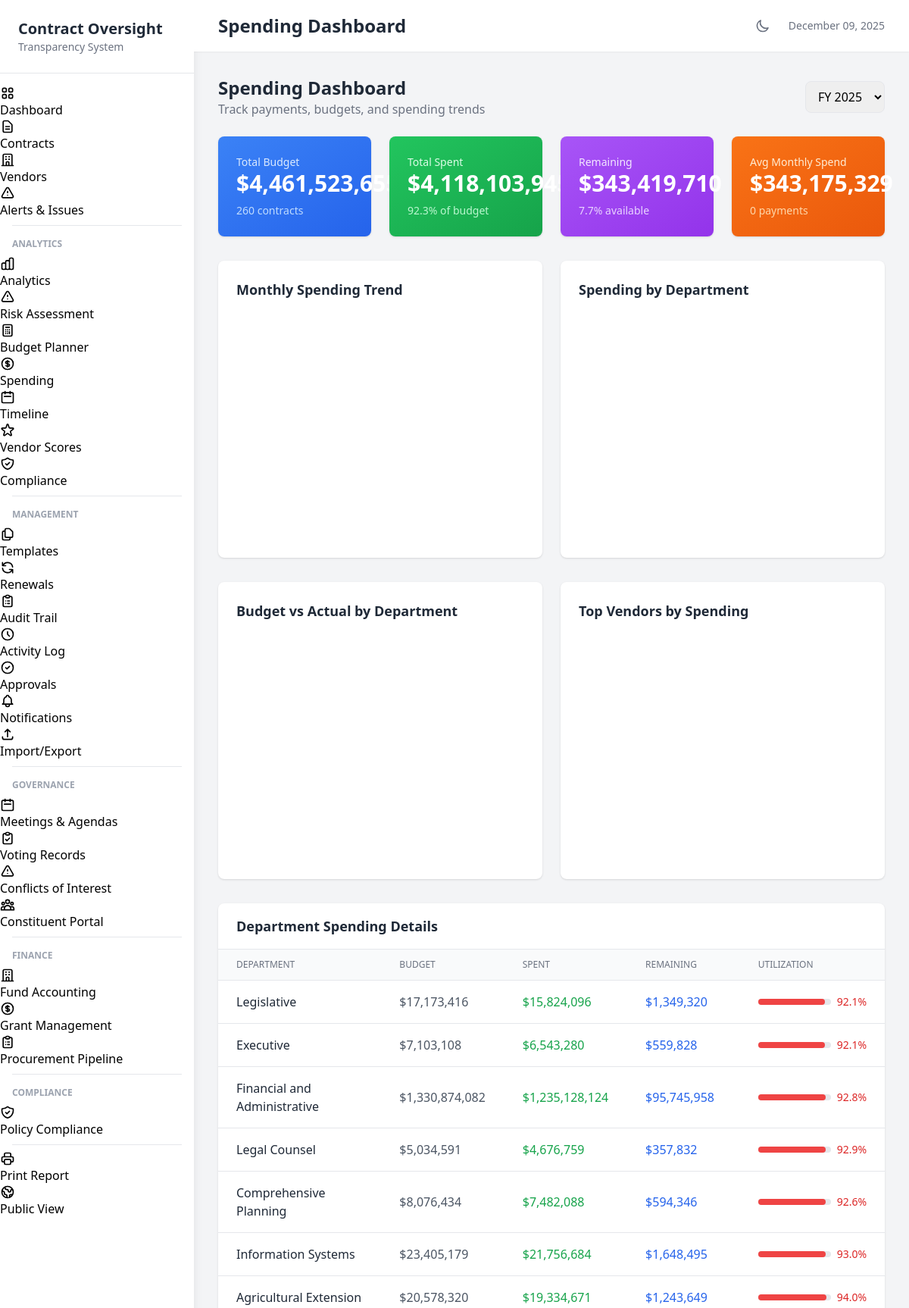
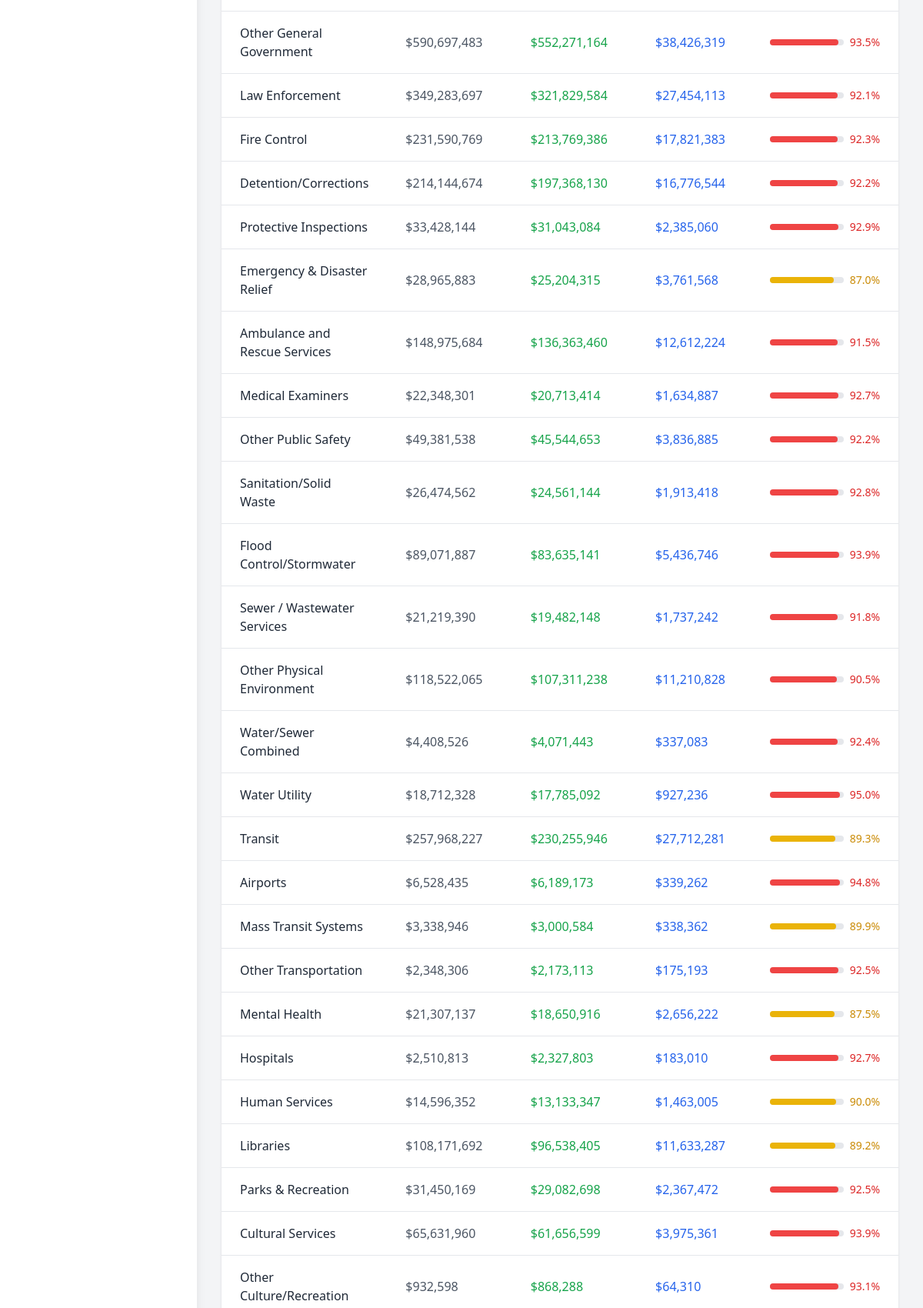
/spending (upper part), run on the app's committed database (2 pictures, top to bottom).
### tables this page shows
CREATE TABLE contracts (
                contract_id TEXT PRIMARY KEY,
                contract_number TEXT,
                title TEXT NOT NULL,
                description TEXT,
                contract_type TEXT,
                department TEXT,
                fiscal_year TEXT,
                vendor_id TEXT,
                vendor_name TEXT,

                -- Financials
                original_amount REAL DEFAULT 0,
                current_amount REAL DEFAULT 0,
                total_paid REAL DEFAULT 0,
                remaining_balance REAL DEFAULT 0,

                -- Dates
                solicitation_date TEXT,
                award_date TEXT,
                start_date TEXT,
                original_end_date TEXT,
                current_end_date TEXT,
                actual_end_date TEXT,

                -- Status tracking
                status TEXT DEFAULT 'Draft',
                phase TEXT DEFAULT 'Planning',
                percent_complete REAL DEFAULT 0,

                -- Scoring
                performance_score REAL DEFAULT 50,
                cost_variance_score REAL DEFAULT 50,
                schedule_variance_score REAL DEFAULT 50,
                compliance_score REAL DEFAULT 50,
                overall_health_score REAL DEFAULT 50,
                risk_level TEXT DEFAULT 'Medium',

                -- Procurement info
                procurement_method TEXT,
                bid_count INTEGER DEFAULT 0,
                justification TEXT,

                -- Board/Council info
                board_approval_date TEXT,
                board_resolution TEXT,
                council_district TEXT,
                school_zone TEXT,

                -- Location
                project_location TEXT,
                latitude REAL,
                longitude REAL,

                -- Flags
                has_change_orders INTEGER DEFAULT 0,
                change_order_count INTEGER DEFAULT 0,
                total_change_order_amount REAL DEFAULT 0,
                is_emergency INTEGER DEFAULT 0,
                is_sole_source INTEGER DEFAULT 0,
                requires_insurance INTEGER DEFAULT 1,
                insurance_verified INTEGER DEFAULT 0,
                requires_bond INTEGER DEFAULT 0,
                bond_verified INTEGER DEFAULT 0,

                notes TEXT,
                created_at TEXT DEFAULT CURRENT_TIMESTAMP,
                updated_at TEXT DEFAULT CURRENT_TIMESTAMP,
                created_by TEXT,
                is_deleted INTEGER DEFAULT 0,

                FOREIGN KEY (vendor_id) REFERENCES vendors(vendor_id)
            );

### web/app.py (the view)
@app.route('/spending')
def spending_dashboard():
    global current_contracts
    if current_contracts is None:
        load_data()
    df = current_contracts
    year = request.args.get('year', datetime.now().year)
    fiscal_years = list(range(datetime.now().year - 2, datetime.now().year + 2))
    total_budget = float(df['current_amount'].sum())
    total_spent = float(df['total_paid'].sum())
    summary = {
        'total_budget': total_budget,
        'total_spent': total_spent,
        'remaining': total_budget - total_spent,
        'spent_pct': (total_spent / total_budget * 100) if total_budget > 0 else 0,
        'total_contracts': len(df),
        'avg_monthly': total_spent / 12,
        'payment_count': 0  # Will calculate from payments
    }
    monthly_spending = []
    cumulative = 0
    for i in range(12):
        month_name = (datetime(int(year), 1, 1) + timedelta(days=30*i)).strftime('%b')
        amount = total_spent / 12 * (1 + np.random.uniform(-0.3, 0.3))
        cumulative += amount
        monthly_spending.append({
            'month': month_name,
            'amount': amount,
            'cumulative': cumulative
        })
    department_spending = []
    department_breakdown = []
    if 'department' in df.columns:
        for dept in df['department'].unique():
            dept_df = df[df['department'] == dept]
            budget = float(dept_df['current_amount'].sum())
            spent = float(dept_df['total_paid'].sum())
            department_spending.append({
                'name': dept,
                'spent': spent
            })
            department_breakdown.append({
                'name': dept,
                'budget': budget,
                'spent': spent,
                'remaining': budget - spent,
                'utilization': (spent / budget * 100) if budget > 0 else 0,
                'contract_count': len(dept_df)
            })
    top_vendors = []
    if current_vendors is not None:
        for _, vendor in current_vendors.iterrows():
            contracts = db.get_vendor_contracts(vendor['vendor_id'])
            total = sum(c.get('total_paid', 0) or 0 for c in contracts)
            if total > 0:
                top_vendors.append({
                    'name': vendor.get('vendor_name', vendor.get('name', 'Unknown')),
                    'spent': total
                })
        top_vendors.sort(key=lambda x: x['spent'], reverse=True)
    recent_payments = []
    for _, row in df.iterrows():
        payments = db.get_payments(row['contract_id'])
        for p in payments:
            p['contract_title'] = row['title']
            p['contract_id'] = row['contract_id']
            p['vendor_name'] = row.get('vendor_name', 'Unknown')
            recent_payments.append(p)
    recent_payments.sort(key=lambda x: x.get('payment_date', ''), reverse=True)
    summary['payment_count'] = len(recent_payments)
    return render_template('spending.html',
                          summary=summary,
                          monthly_spending=monthly_spending,
                          department_spending=department_spending,
                          department_breakdown=department_breakdown,
                          top_vendors=top_vendors[:10],
                          recent_payments=recent_payments[:20],
                          fiscal_years=fiscal_years,
                          current_year=int(year),
                          title='Spending Dashboard')

### src/database.py (called while the page is built)
    def _get_connection(self):
        conn = sqlite3.connect(str(self.db_path))
        conn.row_factory = sqlite3.Row
        return conn

    def get_vendor_contracts(self, vendor_id: str) -> List[Dict]:
        conn = self._get_connection()
        cursor = conn.cursor()
        cursor.execute("""
            SELECT * FROM contracts
            WHERE vendor_id = ? AND is_deleted = 0
            ORDER BY start_date DESC
        """, (vendor_id,))
        rows = cursor.fetchall()
        conn.close()
        return [dict(row) for row in rows]

    def get_payments(self, contract_id: str) -> List[Dict]:
        conn = self._get_connection()
        cursor = conn.cursor()
        cursor.execute("""
            SELECT * FROM payments
            WHERE contract_id = ?
            ORDER BY payment_date DESC
        """, (contract_id,))
        rows = cursor.fetchall()
        conn.close()
        return [dict(row) for row in rows]

### web/app.py (called while the page is built)
@app.context_processor
def inject_globals():
    return {
        'now': datetime.now
    }

### web/templates/spending.html (shortened to what this page needs)
{% extends "base.html" %}
{% block content %}
<div class="flex items-center justify-between mb-6">
    <div>
        <h1 class="text-2xl font-bold text-gray-800 dark:text-white">Spending Dashboard</h1>
        <p class="text-gray-500 dark:text-gray-400">Track payments, budgets, and spending trends</p>
    </div>
    <div class="flex space-x-3">
        <select id="fiscalYear" onchange="updateSpending()" class="px-3 py-2 border rounded-lg dark:bg-gray-700 dark:border-gray-600 dark:text-white">
            {% for year in fiscal_years %}
            <option value="{{ year }}" {% if year == current_year %}selected{% endif %}>FY {{ year }}</option>
            {% endfor %}
        </select>
    </div>
</div>
<div class="grid grid-cols-1 md:grid-cols-4 gap-6 mb-8">
    <div class="bg-gradient-to-br from-blue-500 to-blue-600 rounded-lg shadow p-6 text-white">
        <p class="text-blue-100 text-sm">Total Budget</p>
        <p class="text-3xl font-bold">${{ '{:,.0f}'.format(summary.total_budget) }}</p>
        <p class="text-blue-200 text-sm mt-2">{{ summary.total_contracts }} contracts</p>
    </div>
    <div class="bg-gradient-to-br from-green-500 to-green-600 rounded-lg shadow p-6 text-white">
        <p class="text-green-100 text-sm">Total Spent</p>
        <p class="text-3xl font-bold">${{ '{:,.0f}'.format(summary.total_spent) }}</p>
        <p class="text-green-200 text-sm mt-2">{{ '{:.1f}'.format(summary.spent_pct) }}% of budget</p>
    </div>
    <div class="bg-gradient-to-br from-purple-500 to-purple-600 rounded-lg shadow p-6 text-white">
        <p class="text-purple-100 text-sm">Remaining</p>
        <p class="text-3xl font-bold">${{ '{:,.0f}'.format(summary.remaining) }}</p>
        <p class="text-purple-200 text-sm mt-2">{{ '{:.1f}'.format(100 - summary.spent_pct) }}% available</p>
    </div>
    <div class="bg-gradient-to-br from-orange-500 to-orange-600 rounded-lg shadow p-6 text-white">
        <p class="text-orange-100 text-sm">Avg Monthly Spend</p>
        <p class="text-3xl font-bold">${{ '{:,.0f}'.format(summary.avg_monthly) }}</p>
        <p class="text-orange-200 text-sm mt-2">{{ summary.payment_count }} payments</p>
    </div>
</div>
<div class="grid grid-cols-1 lg:grid-cols-2 gap-6 mb-8">
    <div class="bg-white dark:bg-gray-800 rounded-lg shadow p-6">
        <h3 class="text-lg font-semibold text-gray-800 dark:text-white mb-4">Monthly Spending Trend</h3>
        <div id="monthlyChart" style="height: 300px;"></div>
    </div>
    <div class="bg-white dark:bg-gray-800 rounded-lg shadow p-6">
        <h3 class="text-lg font-semibold text-gray-800 dark:text-white mb-4">Spending by Department</h3>
        <div id="departmentChart" style="height: 300px;"></div>
    </div>
</div>
<div class="grid grid-cols-1 lg:grid-cols-2 gap-6 mb-8">
    <div class="bg-white dark:bg-gray-800 rounded-lg shadow p-6">
        <h3 class="text-lg font-semibold text-gray-800 dark:text-white mb-4">Budget vs Actual by Department</h3>
        <div id="budgetActualChart" style="height: 300px;"></div>
    </div>
    <div class="bg-white dark:bg-gray-800 rounded-lg shadow p-6">
        <h3 class="text-lg font-semibold text-gray-800 dark:text-white mb-4">Top Vendors by Spending</h3>
        <div id="vendorChart" style="height: 300px;"></div>
    </div>
</div>
<div class="bg-white dark:bg-gray-800 rounded-lg shadow mb-8">
    <div class="px-6 py-4 border-b dark:border-gray-700">
        <h3 class="text-lg font-semibold text-gray-800 dark:text-white">Department Spending Details</h3>
    </div>
    <div class="overflow-x-auto">
        <table class="min-w-full divide-y divide-gray-200 dark:divide-gray-700">
            <thead class="bg-gray-50 dark:bg-gray-700">
                <tr>
                    <th class="px-6 py-3 text-left text-xs font-medium text-gray-500 dark:text-gray-300 uppercase">Department</th>
                    <th class="px-6 py-3 text-left text-xs font-medium text-gray-500 dark:text-gray-300 uppercase">Budget</th>
                    <th class="px-6 py-3 text-left text-xs font-medium text-gray-500 dark:text-gray-300 uppercase">Spent</th>
                    <th class="px-6 py-3 text-left text-xs font-medium text-gray-500 dark:text-gray-300 uppercase">Remaining</th>
                    <th class="px-6 py-3 text-left text-xs font-medium text-gray-500 dark:text-gray-300 uppercase">Utilization</th>
                </tr>
            </thead>
            <tbody class="divide-y divide-gray-200 dark:divide-gray-700">
                {% for dept in department_breakdown %}
                <tr class="hover:bg-gray-50 dark:hover:bg-gray-700">
                    <td class="px-6 py-4 font-medium text-gray-800 dark:text-white">{{ dept.name }}</td>
                    <td class="px-6 py-4 text-gray-600 dark:text-gray-300">${{ '{:,.0f}'.format(dept.budget) }}</td>
                    <td class="px-6 py-4 text-green-600 font-medium">${{ '{:,.0f}'.format(dept.spent) }}</td>
                    <td class="px-6 py-4 text-blue-600">${{ '{:,.0f}'.format(dept.remaining) }}</td>
                    <td class="px-6 py-4">
                        <div class="flex items-center">
                            <div class="w-24 bg-gray-200 dark:bg-gray-600 rounded-full h-2 mr-2">
                                <div class="h-2 rounded-full
                                    {% if dept.utilization > 90 %}bg-red-500
                                    {% elif dept.utilization > 75 %}bg-yellow-500
                                    {% else %}bg-green-500{% endif %}"
                                    style="width: {{ dept.utilization }}%"></div>
                            </div>
                            <span class="text-sm {% if dept.utilization > 90 %}text-red-600{% elif dept.utilization > 75 %}text-yellow-600{% else %}text-green-600{% endif %}">
                                {{ '{:.1f}'.format(dept.utilization) }}%
                            </span>
                        </div>
                    </td>
                </tr>
                {% endfor %}
            </tbody>
        </table>
    </div>
</div>
{% endblock %}

### data on the page
contracts: name "Legislative", budget "17,173,416", spent "15,824,096", remaining "1,349,320", {{ dept.utilization }} 92.14296969222664 (drawn), utilization "92.1"
contracts: name "Executive", budget "7,103,108", spent "6,543,280", remaining "559,828", {{ dept.utilization }} 92.11855218870387 (drawn), utilization "92.1"
contracts: name "Financial and Administrative", budget "1,330,874,082", spent "1,235,128,124", remaining "95,745,958", {{ dept.utilization }} 92.80578386077549 (drawn), utilization "92.8"
contracts: name "Legal Counsel", budget "5,034,591", spent "4,676,759", remaining "357,832", {{ dept.utilization }} 92.89253585842425 (drawn), utilization "92.9"
contracts: name "Comprehensive Planning", budget "8,076,434", spent "7,482,088", remaining "594,346", {{ dept.utilization }} 92.64099106115397 (drawn), utilization "92.6"
contracts: name "Information Systems", budget "23,405,179", spent "21,756,684", remaining "1,648,495", {{ dept.utilization }} 92.95670842765185 (drawn), utilization "93.0"
contracts: name "Agricultural Extension", budget "20,578,320", spent "19,334,671", remaining "1,243,649", {{ dept.utilization }} 93.95650981226844 (drawn), utilization "94.0"
contracts: name "Other General Government", budget "590,697,483", spent "552,271,164", remaining "38,426,319", {{ dept.utilization }} 93.49475486930423 (drawn), utilization "93.5"
contracts: name "Law Enforcement", budget "349,283,697", spent "321,829,584", remaining "27,454,113", {{ dept.utilization }} 92.13988135266446 (drawn), utilization "92.1"
contracts: name "Fire Control", budget "231,590,769", spent "213,769,386", remaining "17,821,383", {{ dept.utilization }} 92.30479561989796 (drawn), utilization "92.3"
contracts: name "Detention/Corrections", budget "214,144,674", spent "197,368,130", remaining "16,776,544", {{ dept.utilization }} 92.16578986690092 (drawn), utilization "92.2"
contracts: name "Protective Inspections", budget "33,428,144", spent "31,043,084", remaining "2,385,060", {{ dept.utilization }} 92.86511464710694 (drawn), utilization "92.9"
contracts: name "Emergency & Disaster Relief", budget "28,965,883", spent "25,204,315", remaining "3,761,568", {{ dept.utilization }} 87.01379740434635 (drawn), utilization "87.0"
contracts: name "Ambulance and Rescue Services", budget "148,975,684", spent "136,363,460", remaining "12,612,224", {{ dept.utilization }} 91.53403836695927 (drawn), utilization "91.5"
contracts: name "Medical Examiners", budget "22,348,301", spent "20,713,414", remaining "1,634,887", {{ dept.utilization }} 92.68451436196426 (drawn), utilization "92.7"
contracts: name "Other Public Safety", budget "49,381,538", spent "45,544,653", remaining "3,836,885", {{ dept.utilization }} 92.2301225206878 (drawn), utilization "92.2"
contracts: name "Sanitation/Solid Waste", budget "26,474,562", spent "24,561,144", remaining "1,913,418", {{ dept.utilization }} 92.77261791904243 (drawn), utilization "92.8"
contracts: name "Flood Control/Stormwater", budget "89,071,887", spent "83,635,141", remaining "5,436,746", {{ dept.utilization }} 93.8962264827734 (drawn), utilization "93.9"
contracts: name "Sewer / Wastewater Services", budget "21,219,390", spent "19,482,148", remaining "1,737,242", {{ dept.utilization }} 91.81295032515072 (drawn), utilization "91.8"
contracts: name "Other Physical Environment", budget "118,522,065", spent "107,311,238", remaining "11,210,828", {{ dept.utilization }} 90.54114733826144 (drawn), utilization "90.5"
contracts: name "Water/Sewer Combined", budget "4,408,526", spent "4,071,443", remaining "337,083", {{ dept.utilization }} 92.35384457299332 (drawn), utilization "92.4"
contracts: name "Water Utility", budget "18,712,328", spent "17,785,092", remaining "927,236", {{ dept.utilization }} 95.04478812043055 (drawn), utilization "95.0"
contracts: name "Transit", budget "257,968,227", spent "230,255,946", remaining "27,712,281", {{ dept.utilization }} 89.25748276356529 (drawn), utilization "89.3"
contracts: name "Airports", budget "6,528,435", spent "6,189,173", remaining "339,262", {{ dept.utilization }} 94.80331809997342 (drawn), utilization "94.8"
contracts: name "Mass Transit Systems", budget "3,338,946", spent "3,000,584", remaining "338,362", {{ dept.utilization }} 89.86621077429824 (drawn), utilization "89.9"
contracts: name "Other Transportation", budget "2,348,306", spent "2,173,113", remaining "175,193", {{ dept.utilization }} 92.53959024079485 (drawn), utilization "92.5"
contracts: name "Mental Health", budget "21,307,137", spent "18,650,916", remaining "2,656,222", {{ dept.utilization }} 87.53365362976734 (drawn), utilization "87.5"
contracts: name "Hospitals", budget "2,510,813", spent "2,327,803", remaining "183,010", {{ dept.utilization }} 92.71111588158895 (drawn), utilization "92.7"
contracts: name "Human Services", budget "14,596,352", spent "13,133,347", remaining "1,463,005", {{ dept.utilization }} 89.97691169684042 (drawn), utilization "90.0"
contracts: name "Libraries", budget "108,171,692", spent "96,538,405", remaining "11,633,287", {{ dept.utilization }} 89.24553477447685 (drawn), utilization "89.2"
contracts: name "Parks & Recreation", budget "31,450,169", spent "29,082,698", remaining "2,367,472", {{ dept.utilization }} 92.47230913131183 (drawn), utilization "92.5"
contracts: name "Cultural Services", budget "65,631,960", spent "61,656,599", remaining "3,975,361", {{ dept.utilization }} 93.94294944109546 (drawn), utilization "93.9"
contracts: name "Other Culture/Recreation", budget "932,598", spent "868,288", remaining "64,310", {{ dept.utilization }} 93.10423676653821 (drawn), utilization "93.1"

### other printed values
{{ title }} "Spending Dashboard"
{{ '{:,.0f}'.format(summary.total_budget) }} "4,461,523,655"
{{ summary.total_contracts }} "260"
{{ '{:,.0f}'.format(summary.total_spent) }} "4,118,103,945"
{{ '{:.1f}'.format(summary.spent_pct) }} "92.3"
{{ '{:,.0f}'.format(summary.remaining) }} "343,419,710"
{{ '{:.1f}'.format(100 - summary.spent_pct) }} "7.7"
{{ '{:,.0f}'.format(summary.avg_monthly) }} "343,175,329"
{{ summary.payment_count }} "0"
